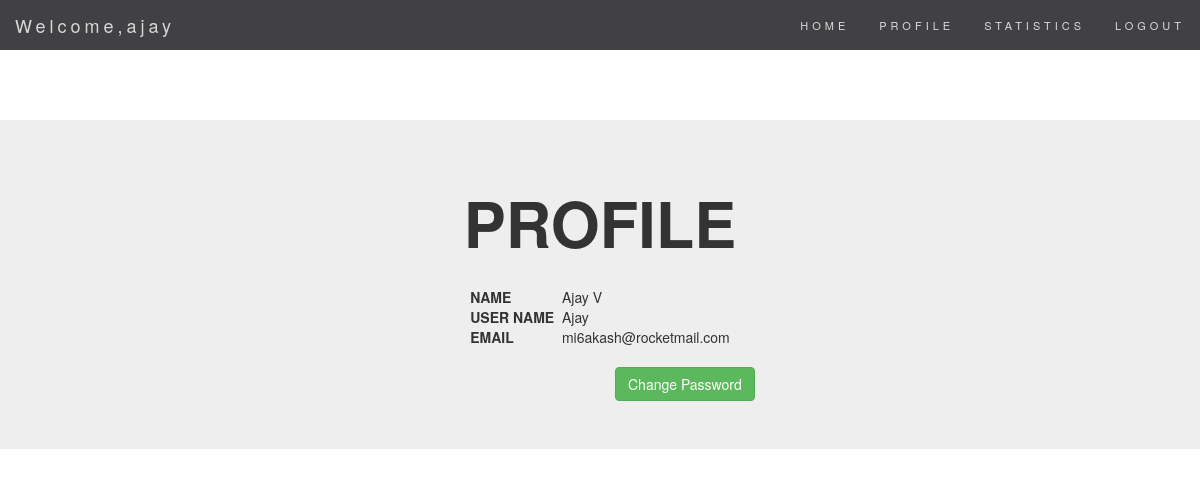
The app's page /user/profile/ (signed in) with its own data.
### user_login/models.py (models this page shows, shortened)
class Employee(models.Model):
    user = models.OneToOneField(User)
    dept=(
        ('cs','Computer Science'),
        ('EC','Electronics and Communication'),
        ('EEE','Electrical and Electronic'),
        ('Mech','Mechanical'),
        ('BE','Biomedial'),
        ('AS','Applied Science'),
        ('NT','Non-Teching')
        )
    department = models.CharField(max_length=4,choices=dept,default='NT')
    Tflag = models.BooleanField(default=False)

### user_login/views.py (the view, shortened to what this page needs)
class profile(View):
        def get(self,request):
                template = 'user_login/profile.html'
                profile = Employee.objects.get(user=request.user)
                return render(request, template, {'profile': profile})

### templates/user_login/profile.html (shortened to what this page needs)
{% extends 'base_profile.html' %}
{% block body %}
<div class=" jumbotron col-sm-12">
  <h1><b><center>PROFILE</center></b></h1>
  <center>
    <table>
      <tr>
        <td><b><right>NAME</right></b></td>
        <td>&nbsp&nbsp{{profile.user.first_name}} {{profile.user.last_name}}</td>
      </tr>
      <tr>
        <td><b><right>USER NAME</right></b></td>
        <td>&nbsp&nbsp{{ profile.user.first_name }}</td>
      </tr>
      <tr>
        <td><b><right>EMAIL</right></b></td>
        <td>&nbsp&nbsp{{ profile.user.email }}</td>
      </tr>
  </table>
</center>
<br>
<div class="col-sm-3 col-sm-offset-6">
<a href="/user/change_password/"><input type="button" class="btn btn-success" name="change" value="Change Password" /></a>
</div>
</div>
<br>
{% endblock %}

### templates/base_profile.html (shortened to what this page needs)
<!DOCTYPE html>
<html lang="en">
<head>
   {% load staticfiles %}
  <link rel="stylesheet" type="text/css" href="{% static "user_login/css/custcss.css" %}">
  <link rel="stylesheet" href="https://maxcdn.bootstrapcdn.com/bootstrap/3.3.7/css/bootstrap.min.css">
</head>
<body>
<nav class="navbar navbar-default navbar-fixed-top">
  <div class="container-fluid">
    <div class="navbar-header">
      <a class="navbar-brand" href="#">Welcome,{{profile.user.username}}</a>
    </div>
    <div class="collapse navbar-collapse" id="myNavbar">
      <ul class="nav navbar-nav navbar-right">
        <li {% block active_home %}{% endblock %}><a href='/user/hello/'>HOME</a></li>
        <li {% block active_profile %}{% endblock %}><a href='/user/profile/'>PROFILE</a></li>
        <li {% block active_stat %}{% endblock %}><a href='/user/statistics/'>STATISTICS</a></li>
        <li class="logout"><a href='/user/logout/'>LOGOUT</a></li>
      </ul>
    </div>
  </div>
</nav>
<section>
<br><br><br><br><br><br>
{% block body %}
{% endblock %}
</section>
</body>
</html>

### static/user_login/css/custcss.css (style rules this page uses)
.navbar { margin-bottom: 0; background-color: #2d2d30; border: 0; font-size: 11px !important; letter-spacing: 4px; opacity:0.9; }
.navbar li a, .navbar .navbar-brand { color: #d5d5d5 !important; }

### templates/user_login/profile.html (style rules this page uses)
h1 { font-size: 65px; top:50px; }

### records on screen
Employee: user.username "ajay", user.first_name "Ajay", user.last_name "V", user.email "mi6akash@rocketmail.com"
